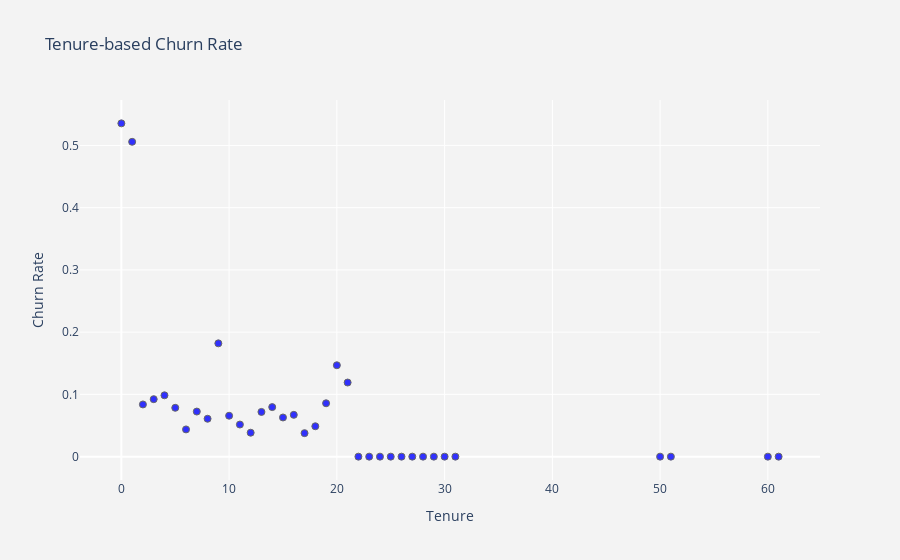

Write notebook code for a chart like this one.
### Markdown cell above
### Tenure

### Code cell
import plotly.graph_objs as go
import plotly.offline as pyoff

# Group by tenure and calculate mean churn rate
df_plot = data.groupby('Tenure')['Churn'].mean().reset_index()

# Create plot data
plot_data = [
    go.Scatter(
        x=df_plot['Tenure'],
        y=df_plot['Churn'],
        mode='markers',
        name='Churn Rate',
        marker=dict(
            size=7,
            line=dict(width=1),
            color='blue',
            opacity=0.8
        ),
    )
]

# Define plot layout
plot_layout = go.Layout(
    title='Tenure-based Churn Rate',
    xaxis={'title': "Tenure"},
    yaxis={'title': "Churn Rate"},
    plot_bgcolor="rgb(243,243,243)",
    paper_bgcolor="rgb(243,243,243)"
)

# Create figure and plot
fig = go.Figure(data=plot_data, layout=plot_layout)
pyoff.iplot(fig)

### Figure 1 — Plotly figure (JSON) as saved in the notebook; plotly's stock layout.template omitted (floating-point values rounded to 4 significant figures)
{"data": [{"marker": {"color": "blue", "line": {"width": 1}, "opacity": 0.8, "size": 7}, "mode": "markers", "name": "Churn Rate", "type": "scatter", "x": [0, 1, 2, 3, 4, 5, 6, 7, 8, 9, 10, 11, 12, 13, 14, 15, 16, 17, 18, 19, 20, 21, 22, 23, 24, 25, 26, 27, 28, 29, 30, 31, 50, 51, 60, 61], "y": [0.5354, 0.5058, 0.08383, 0.09231, 0.09852, 0.07843, 0.04372, 0.0724, 0.06084, 0.182, 0.06573, 0.05155, 0.03846, 0.07182, 0.07955, 0.06289, 0.06711, 0.03774, 0.04878, 0.08571, 0.1468, 0.119, 0, 0, 0, 0, 0, 0, 0, 0, 0, 0, 0, 0, 0, 0]}], "layout": {"paper_bgcolor": "rgb(243,243,243)", "plot_bgcolor": "rgb(243,243,243)", "title": {"text": "Tenure-based Churn Rate"}, "xaxis": {"title": {"text": "Tenure"}}, "yaxis": {"title": {"text": "Churn Rate"}}}}
